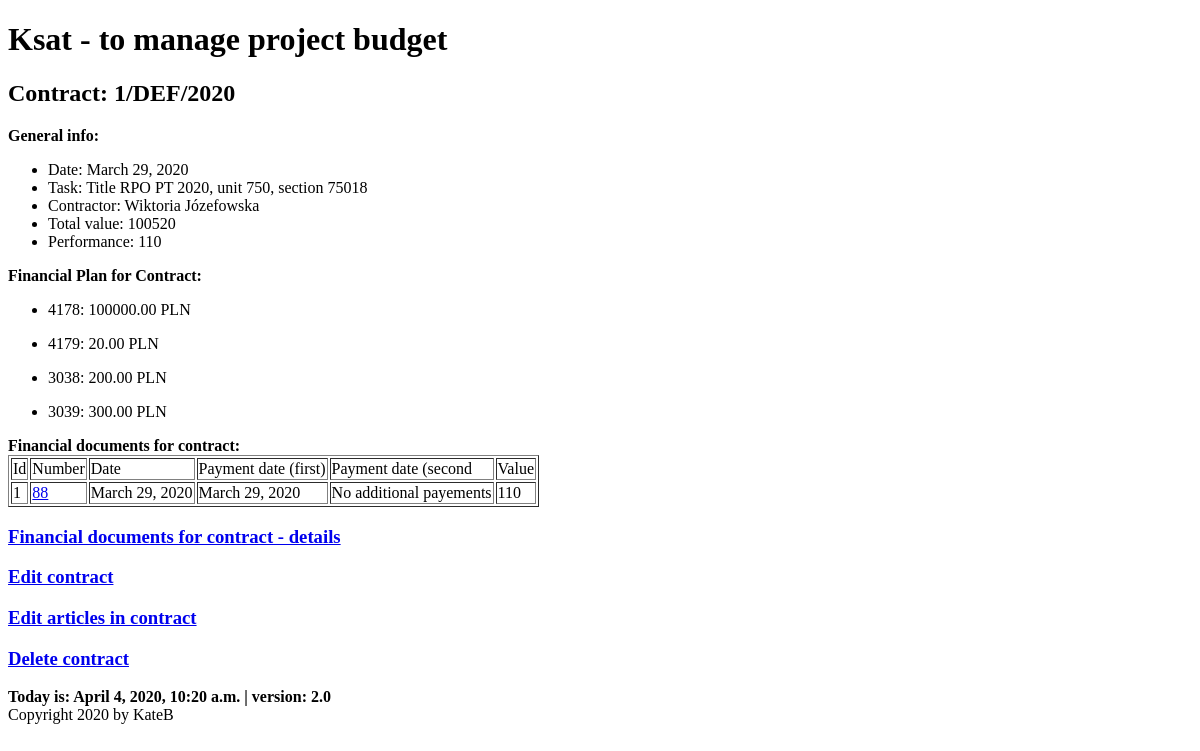
Before: /ksat/contract/1 with the older database file.
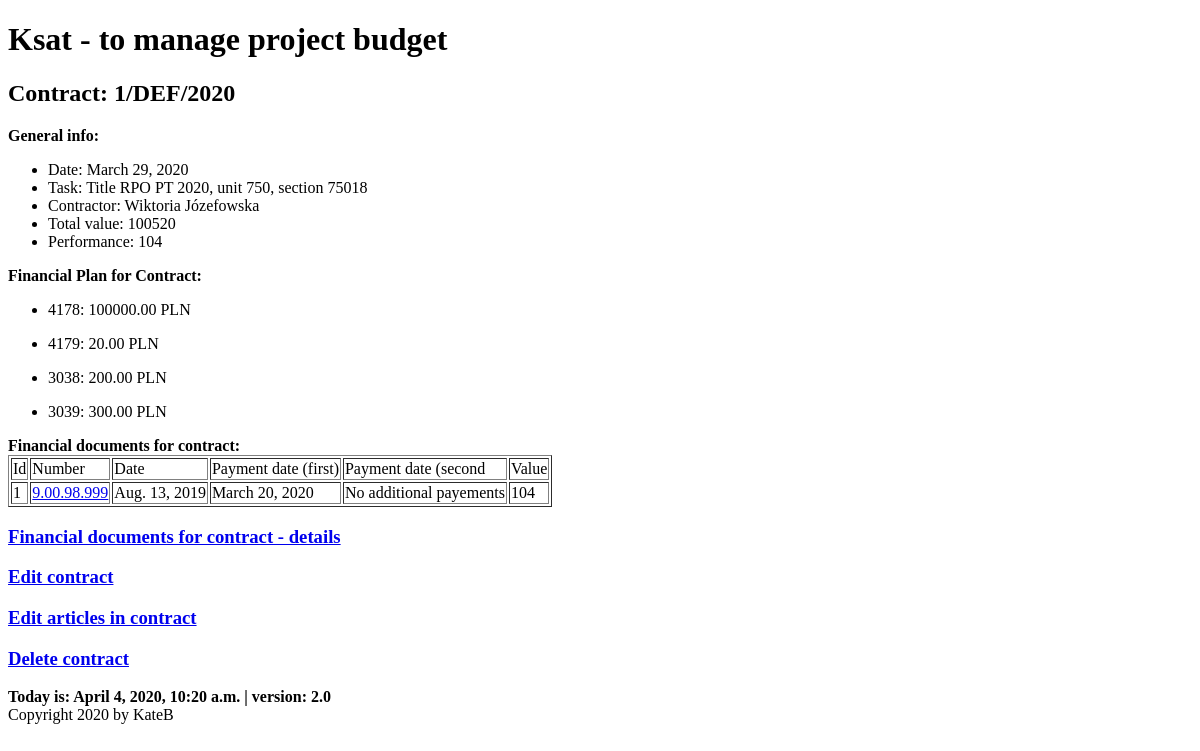
After: the same page with the newer database file.
### budget/models.py (models this page shows, shortened)
class Contract(models.Model):
    number = models.CharField(max_length=128)
    date = models.DateField()
    task = models.ForeignKey(Task, on_delete=models.CASCADE, related_name='contracts', related_query_name='contract')
    contractor = models.ForeignKey(Contractor, default=None, on_delete=models.CASCADE, related_name='contracts',
                                   related_query_name='contract')
    article = models.ManyToManyField(Articles, through='ContractArticle')
    def contract_value(self):
        value = ContractArticle.objects.filter(contract=self).aggregate(total = Sum('value'))['total']
        if value:
            return value
        return 0
    def contract_performance(self):
        fin_docs = FinancialDocument.objects.filter(contract=self)
        performance = 0
        for fin_doc in fin_docs:
            performance += fin_doc.fin_doc_value()
        return performance
    class Meta:
        default_related_name = 'contract'
        ordering = ('number', 'contractor')
        verbose_name = 'contract'

class Task(models.Model):
    title = models.CharField(max_length=128, unique=True)
    description = models.CharField(max_length=256)
    unit = models.SmallIntegerField()
    section = models.SmallIntegerField()
    article = models.ManyToManyField(Articles, through='TaskArticles')
    def __str__(self):
        return f'Title {self.title}, unit {self.unit}, section {self.section}'

class Contractor(models.Model):
    name = models.CharField(max_length=128)
    last_name = models.CharField(max_length=128)
    num = models.SmallIntegerField(blank=True)
    def __str__(self):
        return f'{self.name} {self.last_name}'
    class Meta:
        default_related_name = 'contractors'
        ordering = ('last_name',)
        verbose_name = 'contractor'

class FinancialDocument(models.Model):
    contract = models.ForeignKey(Contract, on_delete=models.CASCADE, related_name='fds', related_query_name='fd')
    contractor = models.ForeignKey(Contractor, default=None, on_delete=models.CASCADE, related_name='fds',
                                   related_query_name='fd')
    number = models.CharField(max_length=64, default=None)
    date = models.DateField()
    payment_date1 = models.DateField(blank=True, null=True)
    payment_date2 = models.DateField(blank=True, null=True)
    article = models.ManyToManyField(Articles, through='FinDocumentArticle')
    def get_absolute_url(self):
        return reverse('budget:findoc_details', kwargs={'findoc_id': self.pk})
    def fin_doc_value(self):
        value = FinDocumentArticle.objects.filter(fin_doc=self).aggregate(total = Sum('value'))['total']
        if value:
            return value
        return 0
    class Meta:
        default_related_name = 'fds'
        verbose_name = 'finacial_doc'

class ContractArticle(models.Model):
    contract = models.ForeignKey(Contract, on_delete=models.CASCADE)
    contract_article = models.ForeignKey(Articles, on_delete=models.CASCADE)
    value = models.DecimalField(decimal_places=2, max_digits=11, default=0)
    class Meta:
        default_related_name = 'contract_articles'
        ordering = ('contract',)
        verbose_name = 'contract articles'

class Articles(models.Model):
    number = models.IntegerField()
    name = models.CharField(max_length=126)
    financement_choices = [
        (0, 'BWD'),
        (8, 'DOT'),
        (9, 'BWD-WKLAD WLASNY')
    ]
    financement = models.IntegerField(choices=financement_choices)
    class Meta:
        verbose_name = 'article'
    def total_number(self):
        return f'{str(self.number) + str(self.financement)}'

### budget/views.py (the view)
# urls.py: path('contract/<int:contract_id>', views.ContractDetailsView.as_view(), name='contract_details'),
class ContractDetailsView(DetailView):
    model = Contract
    template_name = 'budget/contract.html'
    pk_url_kwarg = 'contract_id'
    context_object_name = 'contract'

### budget/my_context_processor.py (called while the page is built)
def cp(request):
    ctx = {
        "now": django.utils.timezone.now(),
        "version": "2.0"
    }
    return ctx

### budget/templates/budget/contract.html (shortened to what this page needs)
{% extends 'base.html' %}
{% block content %}
    {{ block.super }}
    <h2>Contract: {{ contract.number }}</h2>
    <div><b>General info:</b>
        <ul>
            <li>Date: {{ contract.date }}</li>
            <li>Task: {{ contract.task }}</li>
            <li>Contractor: {{ contract.contractor }}</li>
            <li>Total value: {{ contract.contract_value }}</li>
            <li>Performance: {{ contract.contract_performance }}</li>
        </ul>
    </div>
    <div>
        <b>Financial Plan for Contract:</b>
        {% for article in contract.contract_articles.all %}
            <ul>
                <li>{{ article.contract_article.total_number }}: {{ article.value }} PLN</li>
            </ul>
        {% endfor %}
    </div>
    {% if not contract.contract_performance %}
    <div>No financial document for contract</div>
    {% else %}
    <div>
        <b>Financial documents for contract:</b>
        <table border="bold">
            <thead>
            <tr>
                <td>Id</td>
                <td>Number</td>
                <td>Date</td>
                <td>Payment date (first)</td>
                <td>Payment date (second</td>
                <td>Value</td>
            </tr>
            </thead>
            <tbody>
            {% for fd in contract.fds.all %}
                <tr>
                    <td>{{ forloop.counter }}</td>
                    <td><a href="{{ fd.get_absolute_url }}">{{ fd.number }}</a></td>
                    <td>{{ fd.date }}</td>
                    <td>{{ fd.payment_date1 }}</td>
                    <td>{% if fd.payment_date2 %}{{ fd.payment_date2 }} {% else %} No additional payements {% endif %}</td>
                    <td>{{ fd.fin_doc_value }}</td>
                </tr>
            {% endfor %}
            </tbody>
        </table>
        <h3><a href="{% url 'budget:contract-findocs' contract.id %}">Financial documents for contract - details</a></h3>
    </div>
    {% endif %}
    <h3><a href="{% url 'budget:edit_contract' contract.id %}">Edit contract</a></h3>
    <h3><a href="{% url 'budget:contract_edit_articles' contract.id %}">Edit articles in contract</a></h3>
    <h3><a href="{% url 'budget:delete_contract' contract.id %}">Delete contract</a></h3>
{% endblock %}

### budget/templates/base.html (shortened to what this page needs)
<!DOCTYPE html>
<html>
<head>
</head>
<body>
{% block content %}
    <h1>Ksat - to manage project budget</h1>
{% endblock %}
{% block footer %}
    <div>
        <strong> Today is: {{ now }} | version: {{ version }}</strong>
    </div>
    <div>
        Copyright 2020 by KateB
    </div>
{% endblock %}
</body>
</html>

Changed rows visible on the page:
removed FinancialDocument: number "88", date "March 29, 2020", payment_date1 "March 29, 2020", shows "No additional payements", fin_doc_value "110"
computed for Contract "Wiktoria Józefowska": contract_performance "110" → "104"
added FinancialDocument: number "9.00.98.999", date "Aug. 13, 2019", payment_date1 "March 20, 2020", shows "No additional payements", fin_doc_value "104"
